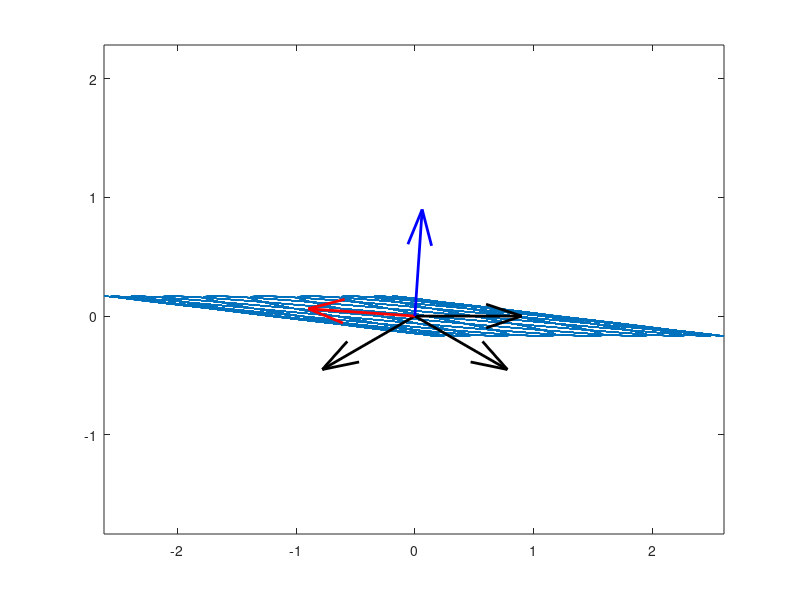

The MATLAB script that drew this image: (Note: this script raises an error after producing the figure.)
e1 = [1; 0];
e2 = [-sqrt(3); -1]*0.5;
e3 = [sqrt(3); -1]*0.5;
%{
e1 = [sqrt(3); -1]*0.5;
e2 = [-sqrt(3); -1]*0.5;
e3 = [1; 0];
%}
alpha = [1, 1, 1];
omega = [3800, 3800, 1600];
phi = [0, 0, 0];
fs = 10000;
N = 10000;
t = 0:1/fs:(N-1)/fs;
x = alpha(1)/sqrt(3)*(e1+e2+e3)*cos(omega(1)*t + phi(1)) + alpha(2)/sqrt(6)*(2*e1-e2-e3)*cos(omega(2)*t + phi(2)) + alpha(3)/sqrt(2)*(e2-e3)*cos(omega(3)*t + phi(3));
%x = alpha(1)*e1*cos(omega(1)*t + phi(1)) + alpha(2)*e2*cos(omega(2)*t + phi(2)) + alpha(3)*e3*cos(omega(3)*t + phi(3));
x = x';

fig = figure('units', 'normalized', 'outerposition', [0, 0, 1, 1], 'color', 'w');
ax = axes(fig);
plot(ax, x(:, 1), x(:, 2));
hold(ax, 'on');
axis(ax, 'equal');

%{
p = scatter(ax, x(1, 1), x(1, 2), 'b');

for t_cur = t(1):1:t(end)
    x = alpha(1)*e1*cos(omega(1)*t_cur + phi(1)) + alpha(2)*e2*cos(omega(2)*t_cur + phi(2));
    set(p, 'XData', x(1), 'YData', x(2));
    drawnow;
end
%}

%  PCA
[U, S, V] = svd(x, 0);

q_e1 = quiver(ax, 0, 0, e1(1, 1), e1(2, 1), 'color', 'k', 'LineWidth', 2);
q_e2 = quiver(ax, 0, 0, e2(1, 1), e2(2, 1), 'color', 'k', 'LineWidth', 2);
q_e3 = quiver(ax, 0, 0, e3(1, 1), e3(2, 1), 'color', 'k', 'LineWidth', 2);
q_v1 = quiver(ax, 0, 0, V(1, 1), V(2, 1), 'color', 'r', 'LineWidth', 2);
q_v2 = quiver(ax, 0, 0, V(1, 2), V(2, 2), 'color', 'b', 'LineWidth', 2);
legend([q_e1, q_e2, q_e3, q_v1, q_v2], {'e_{1}', 'e_{2}', 'e_{3}', append('V_{1}, \lambda_{1} = ', num2str(S(1, 1))), append('V_{2}, \lambda_{2} = ', num2str(S(2, 2)))});

%  t-SNE
%{
fig2 = figure('units', 'normalized', 'outerposition', [0, 0, 1, 1], 'color', 'w');
ax2 = axes(fig2);
Y = tsne(x);
scatter(ax2, Y(:, 1), Y(:, 2));
%}